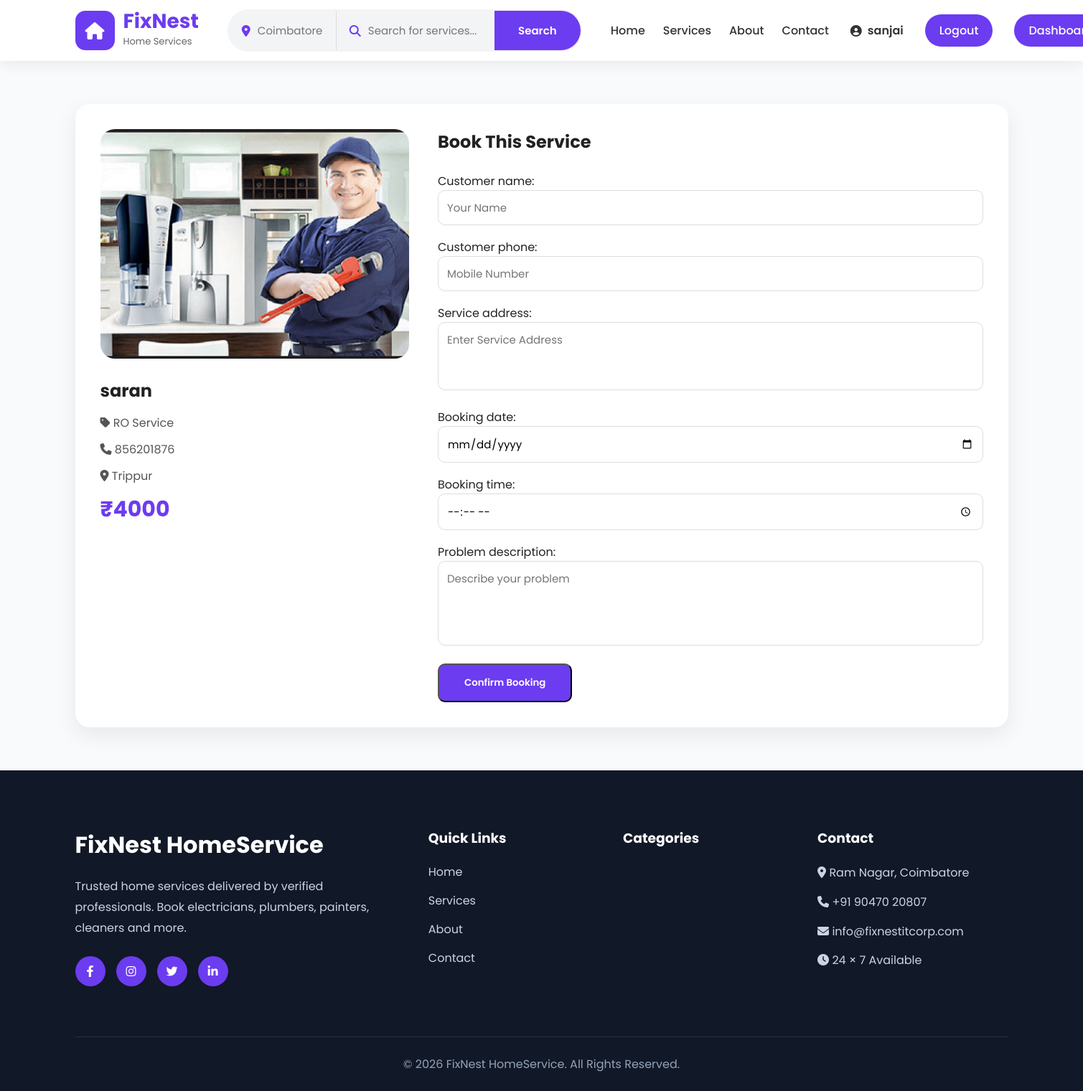
/provider/saran/book/ (signed in), run on the app's committed database.
### service/models.py (models this page shows, shortened)
class Provider(models.Model):
    user = models.OneToOneField(User,on_delete=models.CASCADE,null=True,blank=True,related_name="provider")
    AVAILABILITY_CHOICES = [
        ('available', 'Available'),
        ('unavailable', 'Unavailable'),    ]
    category = models.ForeignKey(Category, on_delete=models.CASCADE, related_name='providers')
    name = models.CharField(max_length=200)
    slug = models.SlugField(unique=True)
    description = models.TextField()
    price = models.DecimalField(max_digits=10, decimal_places=0)
    original_price = models.DecimalField(max_digits=10, decimal_places=0, null=True, blank=True)
    phone = models.CharField(max_length=15, blank=True, null=True)
    adhaar_no = models.CharField(max_length=20,blank=True, null=True)
    provider_address = models.CharField(max_length=255, blank=True, null=True)
    image = models.ImageField(upload_to='providers/', blank=True, null=True)
    availability = models.CharField(max_length=20, choices=AVAILABILITY_CHOICES, default='available')
    is_featured = models.BooleanField(default=False)
    is_bestworker = models.BooleanField(default=False)
    rating = models.DecimalField(max_digits=3, decimal_places=1, default=4.5)
    is_approved = models.BooleanField(default=False)
    is_blocked = models.BooleanField(default=False)
    is_available = models.BooleanField(default=True)
    created_at = models.DateTimeField(auto_now_add=True)
    updated_at = models.DateTimeField(auto_now=True)
    class Meta:
        ordering = ['-created_at']

class Category(models.Model):
    name = models.CharField(max_length=100)
    slug = models.SlugField(unique=True)
    icon = models.CharField(max_length=100)
    description = models.TextField(blank=True)
    created_at = models.DateTimeField(auto_now_add=True)
    class Meta:
        verbose_name_plural = 'Categories'
        ordering = ['name']

### service/views.py (the view)
# urls.py: path("provider/<slug:slug>/book/",views.book_service,name="book_service"),
@login_required
def book_service(request, slug):
    provider = get_object_or_404(Provider, slug=slug)
    if request.method == "POST":
        form = BookingForm(request.POST)
        if form.is_valid():
            booking = form.save(commit=False)
            booking.customer = request.user
            booking.provider = provider
            booking.save()
            messages.success(request, "Booking request sent successfully!")
            return redirect("provider_detail", slug=provider.slug)
    else:
        form = BookingForm()
    return render(
        request,
        "booking.html",
        {
            "provider": provider,
            "form": form,
        },
    )

### templates/booking.html (shortened to what this page needs)
{% extends 'base.html' %}
{% load static %}
{% block content %}
<section class="booking-section">
    <div class="container">
        <div class="booking-card">
            <div class="booking-left">
                {% if provider.image %}
                    <img src="{{ provider.image.url }}" alt="{{ provider.name }}">
                {% endif %}
                <h2>{{ provider.name }}</h2>
                <p>
                    <i class="fas fa-tag"></i>
                    {{ provider.category.name }}
                </p>
                <p>
                    <i class="fas fa-phone"></i>
                    {{ provider.phone }}
                </p>
                <p>
                    <i class="fas fa-map-marker-alt"></i>
                    {{ provider.provider_address }}
                </p>
                <h3>₹{{ provider.price }}</h3>
            </div>
            <div class="booking-right">
                <h2>Book This Service</h2>
                <form method="POST">
                    {{ form.as_p }}
                    <button type="submit" class="book-service-btn">
                        Confirm Booking
                    </button>
                </form>
            </div>
        </div>
    </div>
</section>
{% endblock %}

### templates/base.html (shortened to what this page needs)
<!DOCTYPE html>
<html lang="en">
<head>
    {% load static %}
    <link rel="stylesheet" href="{% static 'css/style.css' %}">
    <link rel="stylesheet" href="https://cdnjs.cloudflare.com/ajax/libs/font-awesome/6.4.0/css/all.min.css">
</head>
<body>
<header class="top-header">
    <div class="container nav-container">
        <a href="{% url 'home' %}" class="logo">
            <div class="logo-icon">
                <i class="fas fa-home"></i>
            </div>
            <div class="logo-text">
                <h2>FixNest</h2>
                <span>Home Services</span>
            </div>
        </a>
        <div class="search-box">
            <form action="{% url 'gallery' %}" method="GET">
                <div class="location-box">
                    <i class="fas fa-map-marker-alt"></i>
                    <input type="text"
                           placeholder="Coimbatore"
                           name="location">
                </div>
                <div class="service-search">
                    <i class="fas fa-search"></i>
                    <input type="text"
                           name="q"
                           placeholder="Search for services..."
                           value="{{ request.GET.q }}">
                </div>
                <button type="submit">
                    Search
                </button>
            </form>
        </div>
        <div class="nav-right">
            <ul class="menu">
                <li>
                    <a href="{% url 'home' %}">
                        Home
                    </a>
                </li>
                <li>
                    <a href="{% url 'gallery' %}">
                        Services
                    </a>
                </li>
                <li>
                    <a href="{% url 'about' %}">
                        About
                    </a>
                </li>
                <li>
                    <a href="{% url 'contact' %}">
                        Contact
                    </a>
                </li>
            </ul>
            {% if user.is_authenticated %}
                <span class="user-name">
                <i class="fas fa-user-circle"></i>
                {{ user.first_name|default:user.username }}
                </span>
                <a href="{% url 'logout' %}" class="logout-btn">Logout</a>
                {% if user.provider_id %}
                <a href="{% url 'provider_dashboard' %}" class="logout-btn">
                Dashboard
                </a>
                {% else %}
                <a href="{% url 'customer_dashboard' %}" class="logout-btn">
                Dashboard
                </a>
                {% endif %}
            {% endif %}
        </div>
    </div>
</header>
<main class="main-content">
    {% block content %}{% endblock %}
</main>
<footer class="footer">
    <div class="container">
        <div class="footer-grid">
            <div class="footer-col">
                <h2 class="footer-logo">
                    FixNest HomeService
                </h2>
                <p>
                    Trusted home services delivered by verified professionals.
                    Book electricians, plumbers, painters, cleaners and more.
                </p>
                <div class="social-icons">
                    <a href="#"><i class="fab fa-facebook-f"></i></a>
                    <a href="#"><i class="fab fa-instagram"></i></a>
                    <a href="#"><i class="fab fa-twitter"></i></a>
                    <a href="#"><i class="fab fa-linkedin-in"></i></a>
                </div>
            </div>
            <div class="footer-col">
                <h3>Quick Links</h3>
                <ul>
                    <li><a href="{% url 'home' %}">Home</a></li>
                    <li><a href="{% url 'gallery' %}">Services</a></li>
                    <li><a href="#">About</a></li>
                    <li><a href="#">Contact</a></li>
                </ul>
            </div>
            <div class="footer-col">
                <h3>Categories</h3>
            </div>
            <div class="footer-col">
                <h3>Contact</h3>
                <p>
                    <i class="fas fa-map-marker-alt"></i>
                    Ram Nagar, Coimbatore
                </p>
                <p>
                    <i class="fas fa-phone"></i>
                    +91 90470 20807
                </p>
                <p>
                    <i class="fas fa-envelope"></i>
                    info@fixnestitcorp.com
                </p>
                <p>
                    <i class="fas fa-clock"></i>
                    24 × 7 Available
                </p>
            </div>
        </div>
        <div class="footer-bottom">
            © 2026 FixNest HomeService. All Rights Reserved.
        </div>
    </div>
</footer>
</body>
</html>

### static/css/style.css (style rules this page uses)
* { margin:0; padding:0; box-sizing:border-box; font-family:'Poppins',sans-serif; }
body { background:#f8fafc; color:#222; }
.container { width:90%; max-width:1300px; margin:auto; }
.top-header { width:100%; background:#fff; box-shadow:0 3px 20px rgba(0,0,0,.08); position:sticky; top:0; z-index:999; }
.nav-container { height:85px; display:flex; justify-content:space-between; align-items:center; }
.logo { display:flex; align-items:center; text-decoration:none; gap:12px; }
.logo-icon { width:55px; height:55px; background:#6C3CF0; border-radius:14px; display:flex; justify-content:center; align-items:center; color:#fff; font-size:24px; }
.logo-text h2 { color:#6C3CF0; font-size:28px; font-weight:700; line-height:1; }
.logo-text span { font-size:13px; color:#666; }
.search-box { flex:1; margin:0 40px; }
.search-box form { display:flex; align-items:center; background:#f3f4f6; border-radius:50px; overflow:hidden; border:2px solid transparent; transition:.3s; }
.location-box { width:150px; display:flex; align-items:center; gap:10px; padding:0 18px; border-right:1px solid #ddd; }
.location-box i { color:#6C3CF0; }
.location-box input { width:100%; border:none; outline:none; background:none; height:55px; font-size:15px; }
.service-search { flex:1; display:flex; align-items:center; gap:10px; padding:0 18px; width: 220px; }
.service-search i { color:#6C3CF0; }
.service-search input { width:100%; height:55px; border:none; outline:none; background:none; font-size:15px; }
.search-box button { width:120px; height:55px; border:none; background:#6C3CF0; color:#fff; font-size:15px; font-weight:600; cursor:pointer; transition:.3s; }
.nav-right { display:flex; align-items:center; gap:30px; }
.menu { display:flex; list-style:none; gap:25px; }
.menu a { text-decoration:none; color:#333; font-weight:500; transition:.3s; }
.user-name { display:flex; align-items:center; gap:8px; font-weight:600; color:#333; }
.logout-btn { display:inline-block; text-decoration:none; background:#6C3CF0; color:#fff; padding:10px 20px; border-radius:30px; font-weight:500; transition:.3s; }
.footer { background:#111827; color:white; padding-top:80px; }
.footer-grid { display:grid; grid-template-columns:2fr 1fr 1fr 1.2fr; gap:50px; }
.footer-col h2 { font-size:32px; margin-bottom:20px; }
.footer-col h3 { margin-bottom:20px; }
.footer-col p { color:#cbd5e1; line-height:1.8; margin-bottom:12px; }
.footer-col ul { list-style:none; }
.footer-col ul li { margin-bottom:15px; }
.footer-col ul li a { text-decoration:none; color:#cbd5e1; transition:.3s; }
.social-icons { display:flex; gap:15px; margin-top:25px; }
.social-icons a { width:42px; height:42px; border-radius:50%; background:#6C3CF0; color:white; display:flex; justify-content:center; align-items:center; text-decoration:none; transition:.3s; }
.footer-bottom { margin-top:70px; padding:25px 0; text-align:center; border-top:1px solid rgba(255,255,255,.1); color:#94a3b8; }
.book-service-btn { display:inline-block; background:#6C3CF0; color:#fff; text-decoration:none; padding:15px 35px; border-radius:10px; font-weight:600; transition:.3s; }
.booking-section { padding:60px 0; }
.booking-card { display:flex; gap:40px; background:#fff; border-radius:20px; padding:35px; box-shadow:0 10px 30px rgba(0,0,0,.08); }
.booking-left { width:35%; }
.booking-left img { width:100%; height:320px; object-fit:cover; border-radius:20px; margin-bottom:20px; }
.booking-left h2 { margin-bottom:15px; }
.booking-left p { margin:12px 0; color:#555; }
.booking-left h3 { color:#6C3CF0; font-size:30px; }
.booking-right { flex:1; }
.booking-right h2 { margin-bottom:25px; }
.booking-right form p { margin-bottom:18px; }
.booking-right input, .booking-right textarea, .booking-right select { width:100%; padding:12px; border:1px solid #ddd; border-radius:10px; font-size:15px; }
.booking-right textarea { resize:none; }

### data on the page
Provider: image (picture), name "saran", category.name "RO Service", phone "856201876", provider_address "Trippur", price "4000"

### other printed values
{{ user.first_name|default:user.username }} "sanjai"
